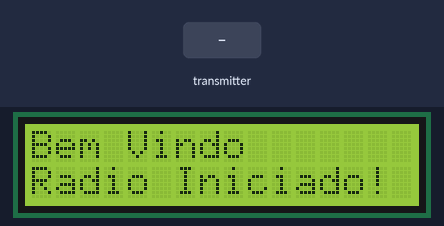
Bench run of a sketch on a simulated Arduino Uno, built with avr-gcc and run on an emulated ATmega328P. On the bench: 16×2 character LCD. The inputs (shaded band) are chosen by the test bench. No radio packets arrive unless stated.

Above: at 1.2 s.
1.3 s: the transmitter starts sending potValue = 0
At 2.5 s:
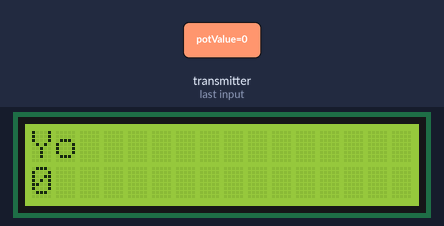
2.8 s: the transmitter starts sending potValue = 256
At 3.8 s:
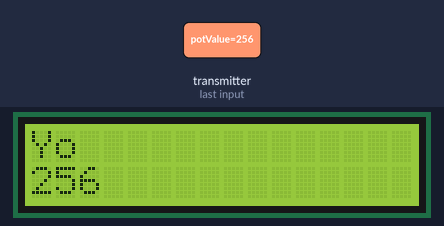
Timing chart, 0 to 5.8 s (numbered marks = the images above; inputs shaded):
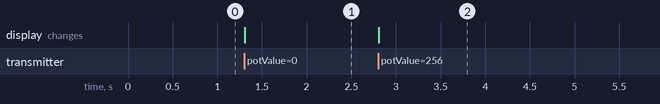

Measured:
- after the input at 1.3 s, the display: changes at once (image 1)
- after the input at 2.8 s, the display: changes at once (image 2)

The sketch:

MargotRF.ino
```cpp
#include <RF24.h>
#include <LiquidCrystal_I2C.h>

struct MyData{
  int potValue;
};

MyData data;

RF24 radio(7,8);
LiquidCrystal_I2C led(0x27, 16,2);

const byte address[6] = "1Node";
void setup(){
  led.init();
  led.backlight();

   if(!radio.begin()){
      Display("Bem Vindo","Radio not Resp.");
      while(1);
    }else{
     radio.openReadingPipe(0,address);
     radio.setPALevel(RF24_PA_MIN);
     radio.startListening();
     Display("Bem Vindo","Radio Iniciado!");
    }


}

void loop() {
  if(radio.available()){
    radio.read(&data , sizeof(MyData));
    Display("Yo",String(data.potValue));
  }

}

void Display(String L1,String L2){
  led.clear();
  led.setCursor(0,0);
  led.print(L1);
  led.setCursor(0,1);
  led.print(L2);
}
```
